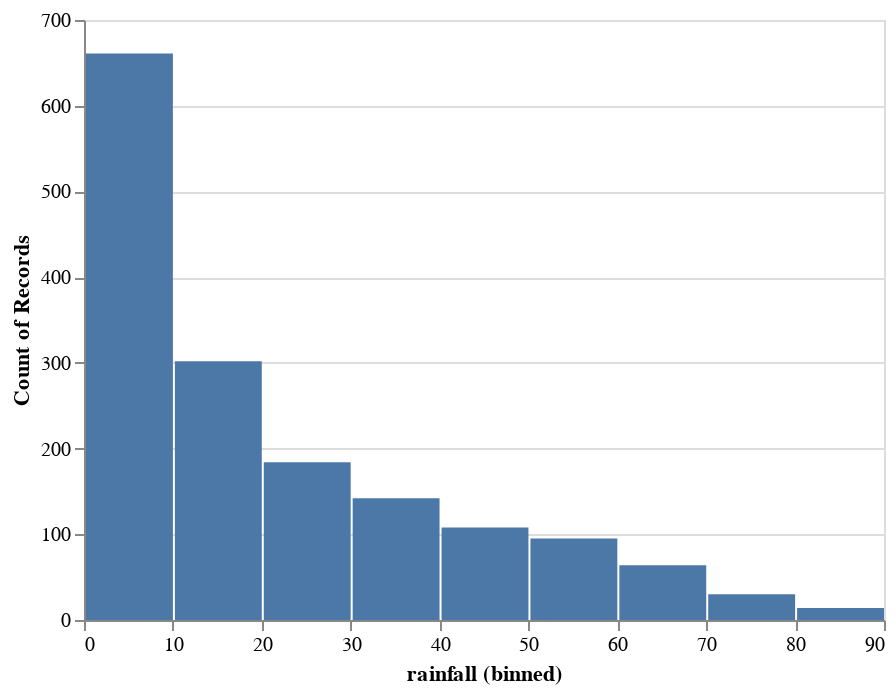

Source (notebook cell):
### Code cell
alt.Chart(world.df_features).mark_bar().encode(
    alt.X("rainfall", bin=True),
    y='count()',
)

### Figure 1 — Vega-Lite specification as saved in the notebook (floating-point values rounded to 4 significant figures; data arrays with more than 128 entries replaced by an {"elided": "..."} marker saying what was removed)
{"$schema": "https://vega.github.io/schema/vega-lite/v2.6.0.json", "config": {"view": {"height": 300, "width": 400}}, "data": {"name": "data-f7bc907a198075f1f76eb55526979c27"}, "datasets": {"data-f7bc907a198075f1f76eb55526979c27": {"elided": "1600 records"}}, "encoding": {"x": {"bin": true, "field": "rainfall", "type": "quantitative"}, "y": {"aggregate": "count", "type": "quantitative"}}, "mark": "bar"}
